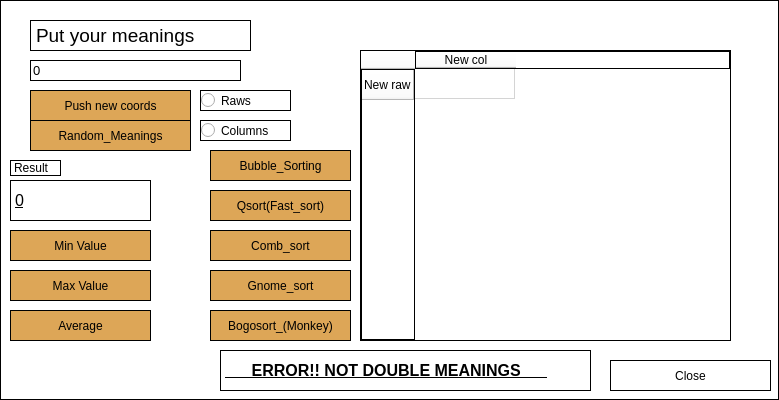
<?xml version="1.0" encoding="UTF-8"?>
<ui version="4.0">
 <class>MainWindow</class>
 <widget class="QMainWindow" name="MainWindow">
  <property name="geometry">
   <rect>
    <x>0</x>
    <y>0</y>
    <width>779</width>
    <height>400</height>
   </rect>
  </property>
  <property name="windowTitle">
   <string>MainWindow</string>
  </property>
  <property name="styleSheet">
   <string notr="true">QWidget{
    background-color: rgb(255,255,255);
    border: 1px solid black;
}

QPushButton:pressed{
	ackground-color: qlineargradient(x1: 0, y1: 0, x2: 0, y2:1,
								stop: 0 #FF7832, stop: 1 #FF9739);
}</string>
  </property>
  <widget class="QWidget" name="centralwidget">
   <widget class="QPushButton" name="do_2">
    <property name="geometry">
     <rect>
      <x>30</x>
      <y>90</y>
      <width>161</width>
      <height>31</height>
     </rect>
    </property>
    <property name="styleSheet">
     <string notr="true">QPushButton{
    background-color: rgb(221, 166, 87);
    border: 1px solid black;
}

QPushButton:pressed{
	ackground-color: qlineargradient(x1: 0, y1: 0, x2: 0, y2:1,
								stop: 0 #FF7832, stop: 1 #FF9739);
}</string>
    </property>
    <property name="text">
     <string>Push new coords</string>
    </property>
   </widget>
   <widget class="QLabel" name="label">
    <property name="geometry">
     <rect>
      <x>30</x>
      <y>20</y>
      <width>221</width>
      <height>31</height>
     </rect>
    </property>
    <property name="font">
     <font>
      <pointsize>14</pointsize>
     </font>
    </property>
    <property name="text">
     <string>Put your meanings</string>
    </property>
   </widget>
   <widget class="QLineEdit" name="lineEdit_points">
    <property name="geometry">
     <rect>
      <x>30</x>
      <y>60</y>
      <width>211</width>
      <height>21</height>
     </rect>
    </property>
    <property name="font">
     <font>
      <pointsize>10</pointsize>
     </font>
    </property>
    <property name="text">
     <string>0</string>
    </property>
   </widget>
   <widget class="QTableWidget" name="table">
    <property name="geometry">
     <rect>
      <x>360</x>
      <y>50</y>
      <width>371</width>
      <height>291</height>
     </rect>
    </property>
    <property name="gridStyle">
     <enum>Qt::SolidLine</enum>
    </property>
    <row>
     <property name="text">
      <string>New raw</string>
     </property>
    </row>
    <column>
     <property name="text">
      <string>New col</string>
     </property>
    </column>
   </widget>
   <widget class="QPushButton" name="close">
    <property name="geometry">
     <rect>
      <x>610</x>
      <y>360</y>
      <width>161</width>
      <height>31</height>
     </rect>
    </property>
    <property name="styleSheet">
     <string notr="true">QPushButton{
    background-color: rgb(255, 255, 255);
    border: 1px solid black;
}

QPushButton:pressed{
	ackground-color: qlineargradient(x1: 0, y1: 0, x2: 0, y2:1,
								stop: 0 #FF7832, stop: 1 #FF9739);
}</string>
    </property>
    <property name="text">
     <string>Close</string>
    </property>
   </widget>
   <widget class="QRadioButton" name="radioButton_columns">
    <property name="geometry">
     <rect>
      <x>200</x>
      <y>120</y>
      <width>91</width>
      <height>21</height>
     </rect>
    </property>
    <property name="text">
     <string>Columns</string>
    </property>
   </widget>
   <widget class="QRadioButton" name="radioButton_raws">
    <property name="geometry">
     <rect>
      <x>200</x>
      <y>90</y>
      <width>91</width>
      <height>21</height>
     </rect>
    </property>
    <property name="text">
     <string>Raws</string>
    </property>
   </widget>
   <widget class="QPushButton" name="pushButton_random">
    <property name="geometry">
     <rect>
      <x>30</x>
      <y>120</y>
      <width>161</width>
      <height>31</height>
     </rect>
    </property>
    <property name="styleSheet">
     <string notr="true">QPushButton{
   background-color: rgb(221, 166, 87);
    border: 1px solid black;
}

QPushButton:pressed{
	ackground-color: qlineargradient(x1: 0, y1: 0, x2: 0, y2:1,
								stop: 0 #FF7832, stop: 1 #FF9739);
}</string>
    </property>
    <property name="text">
     <string>Random_Meanings</string>
    </property>
   </widget>
   <widget class="QPushButton" name="pushButton_sort_bubble">
    <property name="geometry">
     <rect>
      <x>210</x>
      <y>150</y>
      <width>141</width>
      <height>31</height>
     </rect>
    </property>
    <property name="styleSheet">
     <string notr="true">QPushButton{
   background-color: rgb(221, 166, 87);
    border: 1px solid black;
}

QPushButton:pressed{
	ackground-color: qlineargradient(x1: 0, y1: 0, x2: 0, y2:1,
								stop: 0 #FF7832, stop: 1 #FF9739);
}</string>
    </property>
    <property name="text">
     <string>Bubble_Sorting</string>
    </property>
   </widget>
   <widget class="QLabel" name="label_error">
    <property name="geometry">
     <rect>
      <x>220</x>
      <y>350</y>
      <width>371</width>
      <height>41</height>
     </rect>
    </property>
    <property name="font">
     <font>
      <pointsize>12</pointsize>
      <weight>75</weight>
      <bold>true</bold>
      <underline>true</underline>
     </font>
    </property>
    <property name="text">
     <string>      ERROR!! NOT DOUBLE MEANINGS      </string>
    </property>
   </widget>
   <widget class="QPushButton" name="pushButton_min">
    <property name="geometry">
     <rect>
      <x>10</x>
      <y>230</y>
      <width>141</width>
      <height>31</height>
     </rect>
    </property>
    <property name="styleSheet">
     <string notr="true">QPushButton{
   background-color: rgb(221, 166, 87);
    border: 1px solid black;
}

QPushButton:pressed{
	ackground-color: qlineargradient(x1: 0, y1: 0, x2: 0, y2:1,
								stop: 0 #FF7832, stop: 1 #FF9739);
}</string>
    </property>
    <property name="text">
     <string>Min Value</string>
    </property>
   </widget>
   <widget class="QPushButton" name="pushButton_average">
    <property name="geometry">
     <rect>
      <x>10</x>
      <y>310</y>
      <width>141</width>
      <height>31</height>
     </rect>
    </property>
    <property name="styleSheet">
     <string notr="true">QPushButton{
   background-color: rgb(221, 166, 87);
    border: 1px solid black;
}

QPushButton:pressed{
	ackground-color: qlineargradient(x1: 0, y1: 0, x2: 0, y2:1,
								stop: 0 #FF7832, stop: 1 #FF9739);
}</string>
    </property>
    <property name="text">
     <string>Average</string>
    </property>
   </widget>
   <widget class="QPushButton" name="pushButton_max">
    <property name="geometry">
     <rect>
      <x>10</x>
      <y>270</y>
      <width>141</width>
      <height>31</height>
     </rect>
    </property>
    <property name="styleSheet">
     <string notr="true">QPushButton{
   background-color: rgb(221, 166, 87);
    border: 1px solid black;
}

QPushButton:pressed{
	ackground-color: qlineargradient(x1: 0, y1: 0, x2: 0, y2:1,
								stop: 0 #FF7832, stop: 1 #FF9739);
}</string>
    </property>
    <property name="text">
     <string>Max Value</string>
    </property>
   </widget>
   <widget class="QLabel" name="label_res">
    <property name="geometry">
     <rect>
      <x>10</x>
      <y>180</y>
      <width>141</width>
      <height>41</height>
     </rect>
    </property>
    <property name="font">
     <font>
      <pointsize>12</pointsize>
      <underline>true</underline>
     </font>
    </property>
    <property name="text">
     <string>0</string>
    </property>
   </widget>
   <widget class="QLabel" name="label_3">
    <property name="geometry">
     <rect>
      <x>10</x>
      <y>160</y>
      <width>51</width>
      <height>16</height>
     </rect>
    </property>
    <property name="text">
     <string>Result</string>
    </property>
   </widget>
   <widget class="QPushButton" name="pushButton_qsort">
    <property name="geometry">
     <rect>
      <x>210</x>
      <y>190</y>
      <width>141</width>
      <height>31</height>
     </rect>
    </property>
    <property name="styleSheet">
     <string notr="true">QPushButton{
   background-color: rgb(221, 166, 87);
    border: 1px solid black;
}

QPushButton:pressed{
	ackground-color: qlineargradient(x1: 0, y1: 0, x2: 0, y2:1,
								stop: 0 #FF7832, stop: 1 #FF9739);
}</string>
    </property>
    <property name="text">
     <string>Qsort(Fast_sort)</string>
    </property>
   </widget>
   <widget class="QPushButton" name="pushButton_comb">
    <property name="geometry">
     <rect>
      <x>210</x>
      <y>230</y>
      <width>141</width>
      <height>31</height>
     </rect>
    </property>
    <property name="styleSheet">
     <string notr="true">QPushButton{
   background-color: rgb(221, 166, 87);
    border: 1px solid black;
}

QPushButton:pressed{
	ackground-color: qlineargradient(x1: 0, y1: 0, x2: 0, y2:1,
								stop: 0 #FF7832, stop: 1 #FF9739);
}</string>
    </property>
    <property name="text">
     <string>Comb_sort</string>
    </property>
   </widget>
   <widget class="QPushButton" name="pushButton_gnome_sort">
    <property name="geometry">
     <rect>
      <x>210</x>
      <y>270</y>
      <width>141</width>
      <height>31</height>
     </rect>
    </property>
    <property name="styleSheet">
     <string notr="true">QPushButton{
   background-color: rgb(221, 166, 87);
    border: 1px solid black;
}

QPushButton:pressed{
	ackground-color: qlineargradient(x1: 0, y1: 0, x2: 0, y2:1,
								stop: 0 #FF7832, stop: 1 #FF9739);
}</string>
    </property>
    <property name="text">
     <string>Gnome_sort</string>
    </property>
   </widget>
   <widget class="QPushButton" name="pushButton_bogosort">
    <property name="geometry">
     <rect>
      <x>210</x>
      <y>310</y>
      <width>141</width>
      <height>31</height>
     </rect>
    </property>
    <property name="styleSheet">
     <string notr="true">QPushButton{
   background-color: rgb(221, 166, 87);
    border: 1px solid black;
}

QPushButton:pressed{
	ackground-color: qlineargradient(x1: 0, y1: 0, x2: 0, y2:1,
								stop: 0 #FF7832, stop: 1 #FF9739);
}</string>
    </property>
    <property name="text">
     <string>Bogosort_(Monkey)</string>
    </property>
   </widget>
  </widget>
 </widget>
 <resources/>
 <connections/>
</ui>
